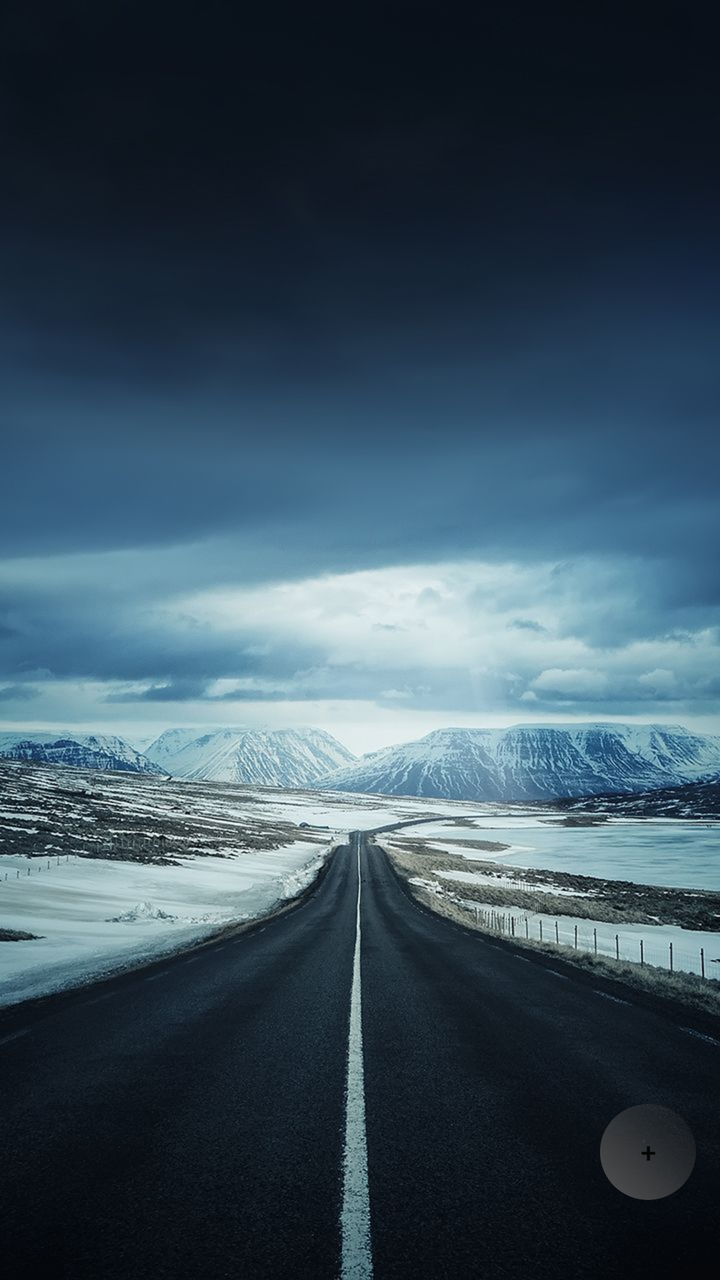
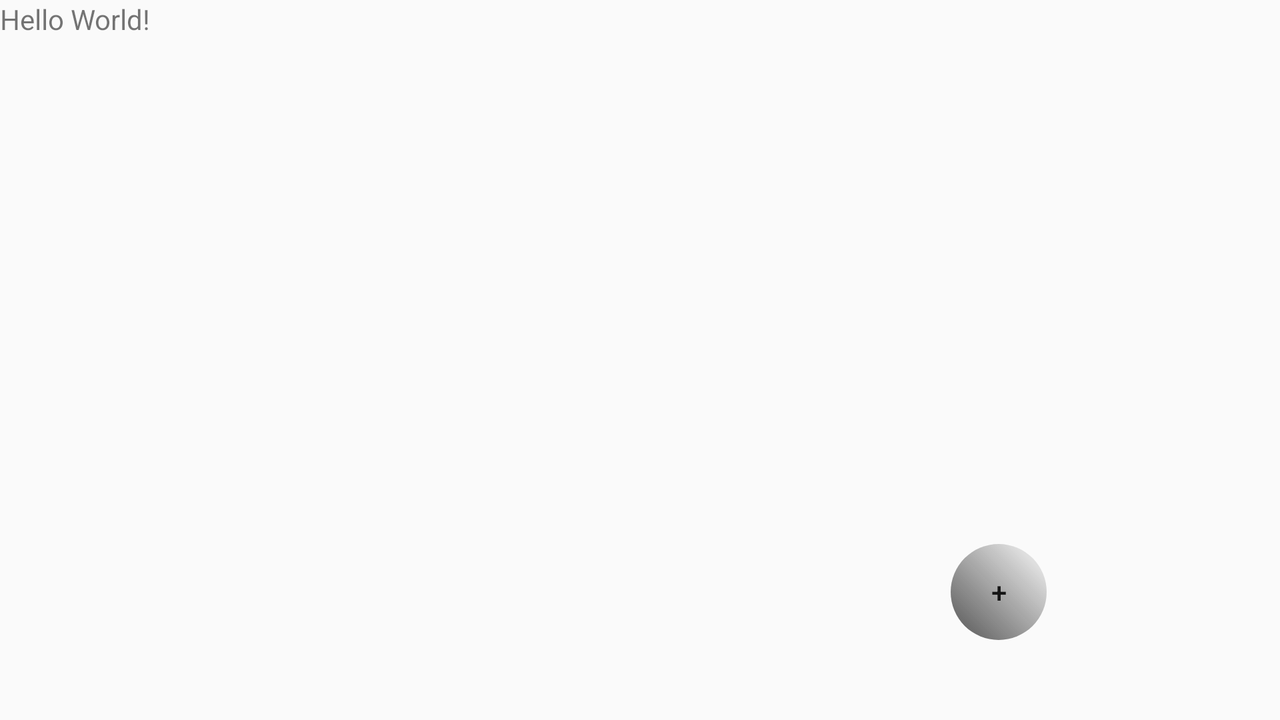

One screen, two layout resources from the same app: the default and the repository's alternative for another configuration. Each is rendered where Android would select it; the XML of both is given below.
<!-- AndroidManifest.xml: application theme AppTheme -->
<!-- res/layout/activity_main.xml -->
<?xml version="1.0" encoding="utf-8"?>
<LinearLayout xmlns:android="http://schemas.android.com/apk/res/android"
    xmlns:app="http://schemas.android.com/apk/res-auto"
    xmlns:tools="http://schemas.android.com/tools"
    android:layout_width="match_parent"
    android:layout_height="match_parent"
    android:addStatesFromChildren="false"
    android:background="@drawable/image_fond"
    tools:context=".MainActivity">

    <Button
        android:id="@+id/button_plus"
        android:layout_width="48dp"
        android:layout_height="wrap_content"
        android:layout_gravity="bottom"
        android:layout_marginBottom="20dp"
        android:layout_marginLeft="300dp"
        android:background="@drawable/shape"
        android:baselineAligned="false"
        android:text="@string/Add_button"
        android:onClick="LaunchActivity2"/>

</LinearLayout>
<!-- resources referenced by this layout -->
<resources>
  <!-- drawable image_fond: jpg bitmap (drawable, 96402 bytes) -->
  <!-- drawable shape (drawable) -->
  <?xml version="1.0" encoding="utf-8"?>
  <shape xmlns:android="http://schemas.android.com/apk/res/android"
      android:shape="rectangle">
      <gradient
          android:startColor="#535353"
          android:endColor="#53"
          android:angle="45"/>
      <padding android:left="0dp"
          android:top="0dp"
          android:right="0dp"
          android:bottom="0dp" />
      <corners android:radius="200dp" />
      <size android:width="20dp"
          android:height="20dp"/>
  </shape>
  <string name="Add_button">+</string>
  <style name="AppTheme" parent="Theme.AppCompat.Light.DarkActionBar">
          
          <item name="colorPrimary">@color/colorPrimary</item>
          <item name="colorPrimaryDark">@color/colorPrimaryDark</item>
          <item name="colorAccent">@color/colorAccent</item>
      </style>
  <color name="colorPrimary">#000000</color>
      /*Barre notif*/
  <color name="colorPrimaryDark">#d4f2b007</color>
      /*??*/
  <color name="colorAccent">#f2b007</color>
      /*text*/
</resources>
<!-- res/layout-land/activity_main.xml (the repository's variant of the layout above) -->
<!-- drawn on the phone turned sideways -->
<?xml version="1.0" encoding="utf-8"?>
<LinearLayout xmlns:android="http://schemas.android.com/apk/res/android"
    xmlns:app="http://schemas.android.com/apk/res-auto"
    xmlns:tools="http://schemas.android.com/tools"
    android:layout_width="match_parent"
    android:layout_height="match_parent"
    tools:context="com.example.piotm.meteo.MainActivity">

    <TextView
        android:layout_width="wrap_content"
        android:layout_height="wrap_content"
        android:text="Hello World!"
        app:layout_constraintBottom_toBottomOf="parent"
        app:layout_constraintLeft_toLeftOf="parent"
        app:layout_constraintRight_toRightOf="parent"
        app:layout_constraintTop_toTopOf="parent" />

    <Button
        android:id="@+id/button"
        android:layout_width="48dp"
        android:layout_height="wrap_content"
        android:layout_gravity="bottom"
        android:layout_marginBottom="20dp"
        android:layout_marginLeft="400dp"
        android:background="@drawable/shape"
        android:text="+" />

</LinearLayout>
<!-- resources referenced by the variant -->
<!-- as the phone turned sideways resolves them -->
<resources>
  <!-- drawable shape (drawable) -->
  <?xml version="1.0" encoding="utf-8"?>
  <shape xmlns:android="http://schemas.android.com/apk/res/android"
      android:shape="rectangle">
      <gradient
          android:startColor="#535353"
          android:endColor="#53"
          android:angle="45"/>
      <padding android:left="0dp"
          android:top="0dp"
          android:right="0dp"
          android:bottom="0dp" />
      <corners android:radius="200dp" />
      <size android:width="20dp"
          android:height="20dp"/>
  </shape>
  <style name="AppTheme" parent="Theme.AppCompat.Light.DarkActionBar">
          
          <item name="colorPrimary">@color/colorPrimary</item>
          <item name="colorPrimaryDark">@color/colorPrimaryDark</item>
          <item name="colorAccent">@color/colorAccent</item>
      </style>
  <color name="colorPrimary">#000000</color>
      /*Barre notif*/
  <color name="colorPrimaryDark">#d4f2b007</color>
      /*??*/
  <color name="colorAccent">#f2b007</color>
      /*text*/
</resources>
